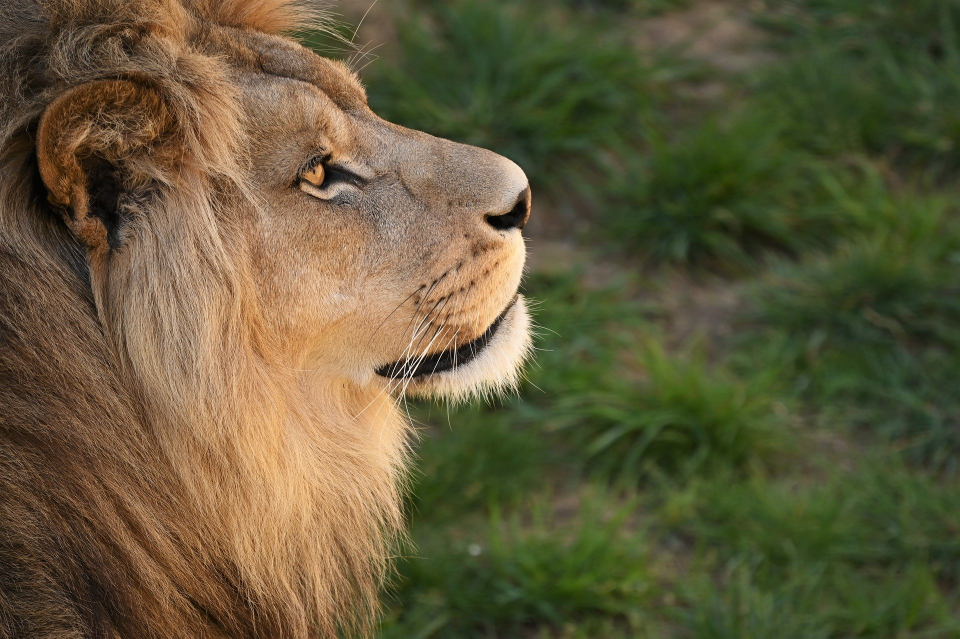
#> input picture AI/OpenCV/test.jpg, 1920 x 1277 px, found by its file name (shown at 1/2 size)
$ python KOR_OCR.py
#> lines starting #> are read from the running program, lines starting #| are printed output that depends on the picture
from pytesseract import Output
import pytesseract
from PIL import Image
import numpy as np
import cv2
import os
import re


image_name = "/content/OCR/test.jpg" ## 이미지 경로
min_conf = 0

image = cv2.imread(image_name)
#> image is the input picture: shape (1277, 1920, 3); mean B, G, R 58.7, 89.3, 97.4
GRAY = cv2.cvtColor(image , cv2.COLOR_BGR2GRAY)
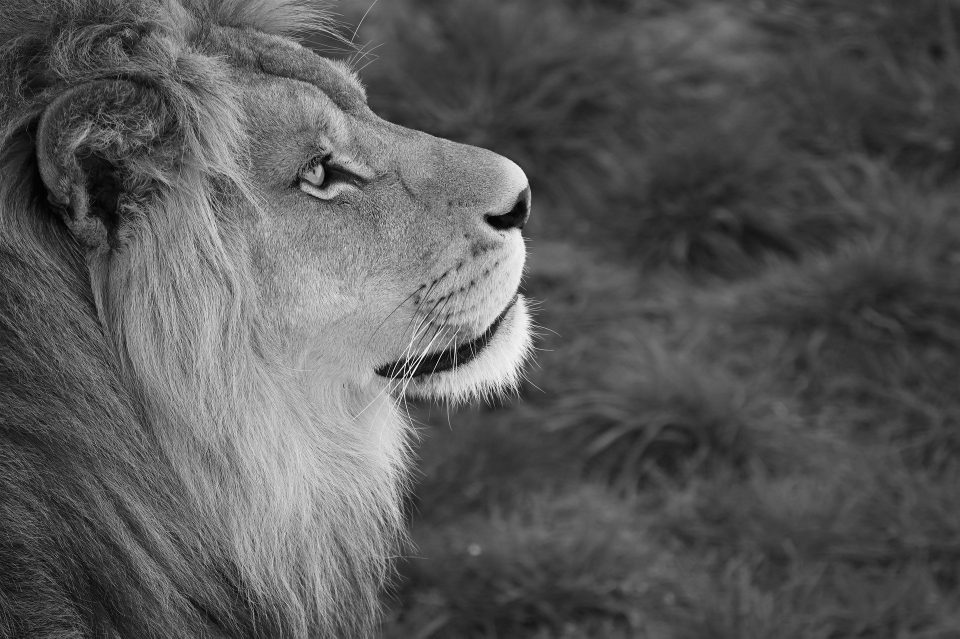
#> GRAY: shape (1277, 1920) (shown at 1/2 size); min 0, max 255, mean 88.3
height, width = GRAY.shape
#> height = 1277; width = 1920
cv2.GaussianBlur(GRAY, (5, 5), 0)

GRAY_enlarge = cv2.resize(GRAY, (2*width, 2*height), interpolation=cv2.INTER_LINEAR)
####################### Enlarge 2x

denoised = cv2.fastNlMeansDenoising(GRAY_enlarge, h=10, searchWindowSize=21, templateWindowSize=7)
###################### Denoising ######################

#> (the run stopped early here; a loop or call above may not have finished)
